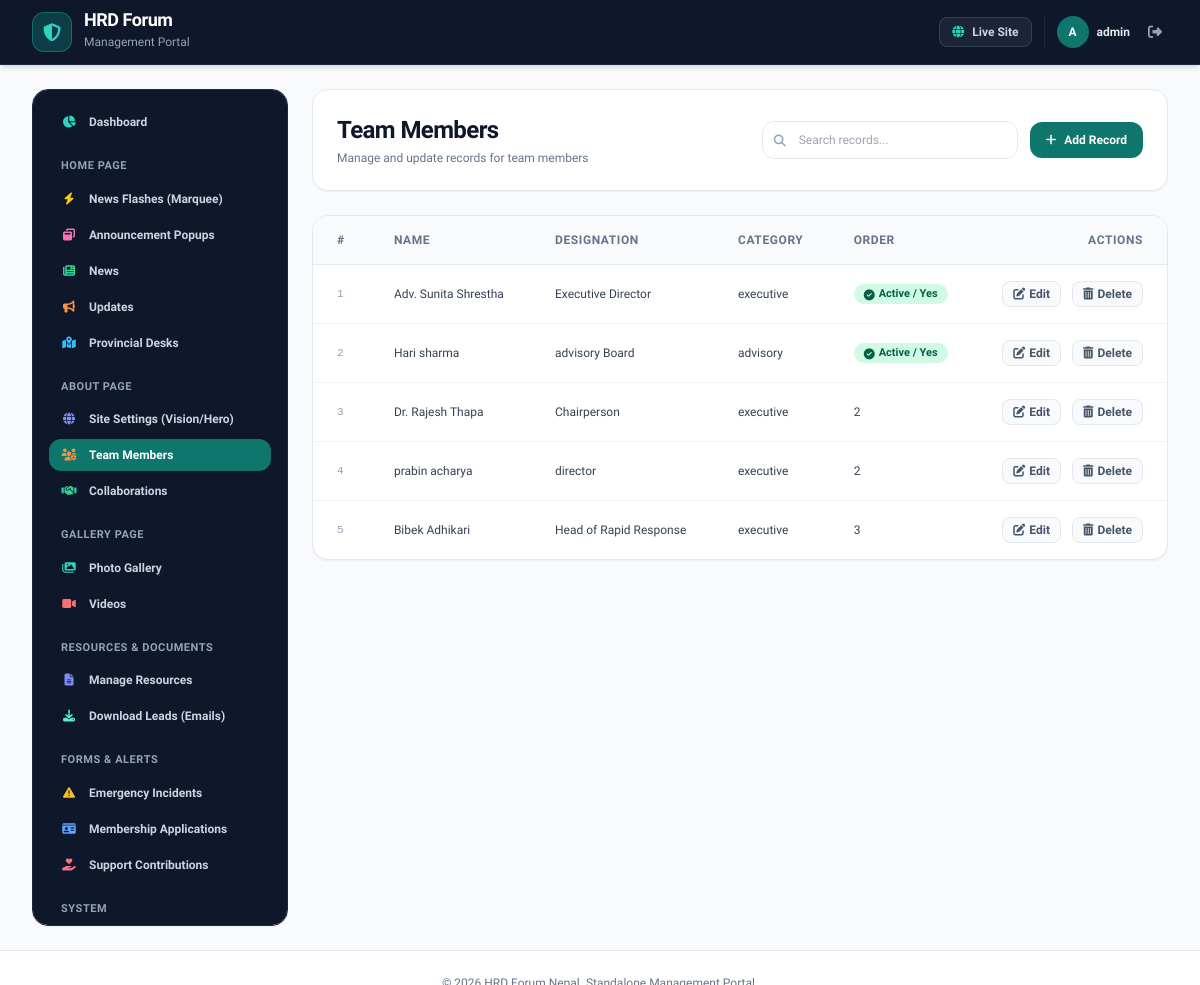
The page /portal/team/ (signed in) on the database as committed earlier.
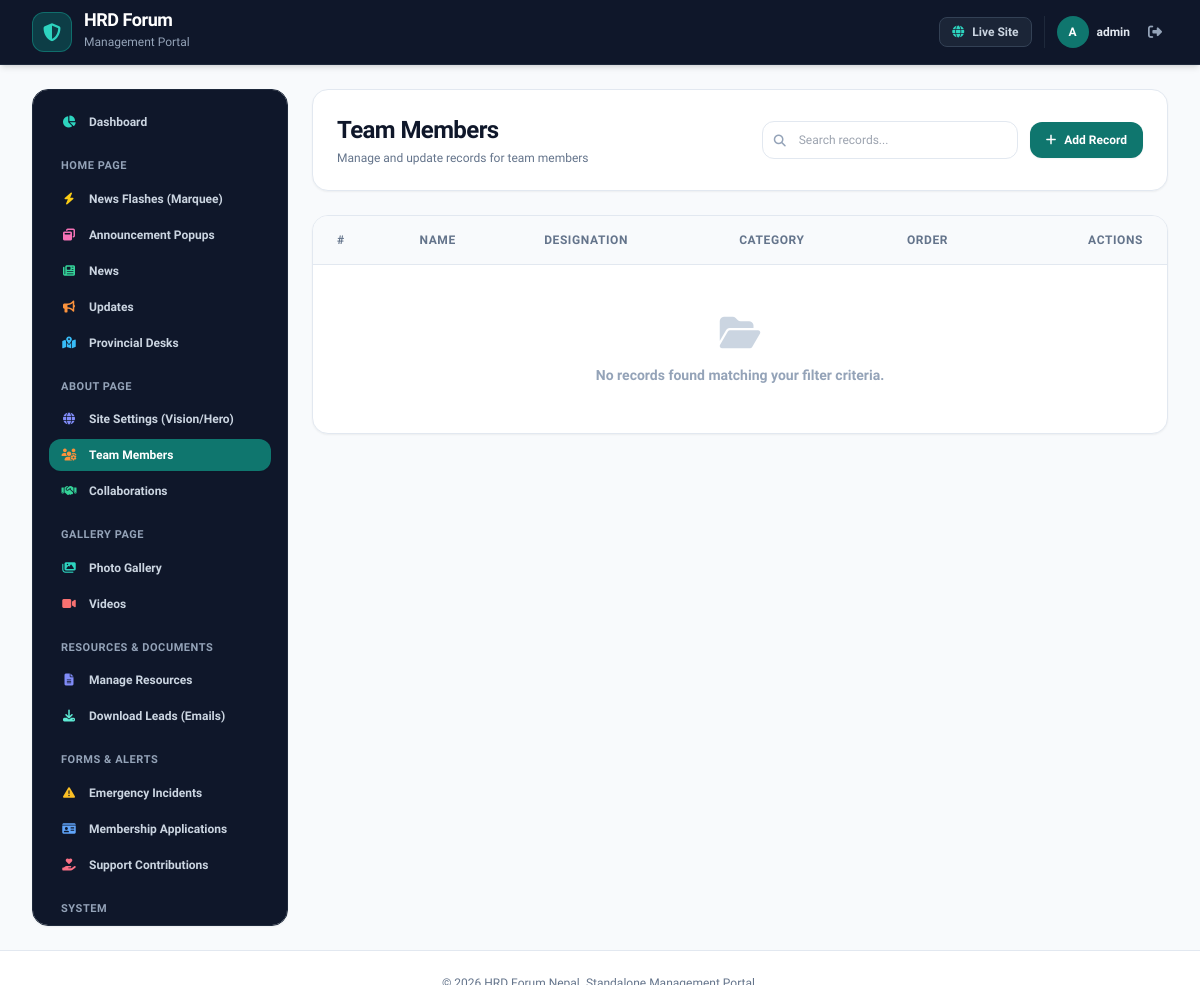
The same page on the database as committed later.
### main_app/models.py (models this page shows, shortened)
class TeamMember(models.Model):
    CATEGORY_CHOICES = [
        ('executive', 'Executive Team'),
        ('advisory', 'Advisory Board'),
        ('general', 'General Members'),
    ]
    name = models.CharField(max_length=150)
    designation = models.CharField(max_length=150)
    category = models.CharField(max_length=20, choices=CATEGORY_CHOICES, default='executive')
    bio = models.TextField(blank=True, default='')
    image = models.ImageField(upload_to='team/', blank=True, null=True)
    image_url = models.URLField(max_length=500, blank=True, null=True)
    order_index = models.IntegerField(default=0)
    created_at = models.DateTimeField(auto_now_add=True)
    class Meta:
        verbose_name_plural = "Team Members"
        ordering = ['order_index', 'id']

### main_app/portal_views.py (the view)
# urls.py: path('portal/team/', portal_views.portal_team_list, name='portal_team_list'),
@staff_required
def portal_team_list(request):
    query = request.GET.get('q', '').strip()
    team = TeamMember.objects.all()
    if query:
        team = team.filter(Q(name__icontains=query) | Q(designation__icontains=query) | Q(category__icontains=query))
    return render(request, 'portal/generic_list.html', {
        'items': team,
        'query': query,
        'title': 'Team Members',
        'module_slug': 'team',
        'headers': ['Name', 'Designation', 'Category', 'Order'],
        'fields': ['name', 'designation', 'category', 'order_index'],
        'add_url': 'portal_team_add',
        'edit_url_name': 'portal_team_edit',
        'delete_url_name': 'portal_team_delete',
    })

### main_app/portal_views.py (called while the page is built)
def staff_required(view_func):
    actual_decorator = user_passes_test(
        lambda u: u.is_authenticated and (u.is_staff or u.is_superuser),
        login_url='/portal/login/'
    )
    return actual_decorator(view_func)

### main_app/templatetags/portal_tags.py (called while the page is built)
@register.filter(name='attribute')
def get_attribute(value, arg):
    if value is None or not arg:
        return ''
    if hasattr(value, str(arg)):
        attr = getattr(value, str(arg))
        if callable(attr):
            try:
                return attr()
            except Exception:
                return str(attr)
        return attr
    if isinstance(value, dict):
        return value.get(arg, '')
    return ''

### main_app/views.py (called while the page is built, shortened)
def admin_dashboard_context(request):
    return {}

### templates/portal/generic_list.html (shortened to what the changed rows need)
{% extends "portal/base_portal.html" %}
{% load portal_tags %}
{% block content %}
<div class="space-y-6">
    <div class="flex flex-col sm:flex-row sm:items-center justify-between gap-4 bg-white p-6 rounded-2xl border border-slate-200 shadow-sm">
        <div>
            <h1 class="text-2xl font-bold text-slate-900 tracking-tight">{{ title }}</h1>
        </div>
    </div>
    <div class="bg-white rounded-2xl border border-slate-200 shadow-sm overflow-hidden">
        <div class="overflow-x-auto">
            <table class="w-full text-left text-xs border-collapse">
                <thead class="bg-slate-50 border-b border-slate-200 text-slate-500 font-bold uppercase tracking-wider">
                    <tr>
                        <th class="px-6 py-4">#</th>
                        {% for header in headers %}
                        <th class="px-6 py-4">{{ header }}</th>
                        {% endfor %}
                        <th class="px-6 py-4 text-right">Actions</th>
                    </tr>
                </thead>
                <tbody class="divide-y divide-slate-100 font-medium text-slate-700">
                    {% for item in items %}
                    <tr class="hover:bg-slate-50/80 transition">
                        <td class="px-6 py-4 text-slate-400 font-mono text-[11px]">{{ forloop.counter }}</td>
                        {% for field in fields %}
                        <td class="px-6 py-4">
                            {% with val=item|attribute:field %}
                                {% if val == True %}
                                    <span class="inline-flex items-center px-2.5 py-0.5 rounded-full text-[11px] font-semibold bg-emerald-100 text-emerald-800">
                                        <i class="fas fa-check-circle mr-1"></i> Active / Yes
                                    </span>
                                {% elif val == False %}
                                    <span class="inline-flex items-center px-2.5 py-0.5 rounded-full text-[11px] font-semibold bg-slate-100 text-slate-600">
                                        Disabled / No
                                    </span>
                                {% else %}
                                    <span class="truncate max-w-xs block" title="{{ val }}">{{ val|default:"—" }}</span>
                                {% endif %}
                            {% endwith %}
                        </td>
                        {% endfor %}
                        <td class="px-6 py-4 text-right space-x-2">
                            {% if edit_url_name %}
                            <a href="{% url edit_url_name item.id %}" class="inline-flex items-center space-x-1 text-slate-600 hover:text-teal-700 font-semibold px-2.5 py-1 rounded-lg border border-slate-200 hover:border-teal-300 bg-slate-50 hover:bg-teal-50 transition">
                                <i class="fas fa-edit"></i>
                                <span>Edit</span>
                            </a>
                            {% endif %}
                            {% if delete_url_name %}
                            <a href="{% url delete_url_name item.id %}" class="inline-flex items-center space-x-1 text-slate-600 hover:text-red-600 font-semibold px-2.5 py-1 rounded-lg border border-slate-200 hover:border-red-200 bg-slate-50 hover:bg-red-50 transition">
                                <i class="fas fa-trash-alt"></i>
                                <span>Delete</span>
                            </a>
                            {% endif %}
                        </td>
                    </tr>
                    {% empty %}
                    <tr>
                        <td colspan="100" class="px-6 py-12 text-center text-slate-400">
                            <i class="fas fa-folder-open text-4xl text-slate-300 mb-3 block"></i>
                            <p class="font-semibold text-sm">No records found matching your filter criteria.</p>
                        </td>
                    </tr>
                    {% endfor %}
                </tbody>
            </table>
        </div>
    </div>
</div>
{% endblock %}

Rows that differ between the two databases and show on the page:
removed TeamMember: fields "Adv. Sunita Shrestha" "Executive Director" "executive", order_index 1 (drawn)
removed TeamMember: fields "Hari sharma" "advisory Board" "advisory", order_index 1 (drawn)
removed TeamMember: fields "Dr. Rajesh Thapa" "Chairperson" "executive" "2"
removed TeamMember: fields "prabin acharya" "director" "executive" "2"
removed TeamMember: fields "Bibek Adhikari" "Head of Rapid Response" "executive" "3"
Other text that changed with them:
text now shown: "No records found matching your filter criteria."
